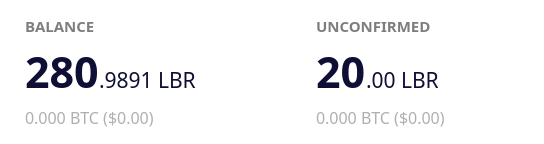
           <widget class="QFrame" name="balance_frame">
            <property name="enabled">
             <bool>true</bool>
            </property>
            <property name="palette">
             <palette>
              <active>
               <colorrole role="Button">
                <brush brushstyle="SolidPattern">
                 <color alpha="255">
                  <red>255</red>
                  <green>255</green>
                  <blue>255</blue>
                 </color>
                </brush>
               </colorrole>
               <colorrole role="Base">
                <brush brushstyle="SolidPattern">
                 <color alpha="255">
                  <red>255</red>
                  <green>255</green>
                  <blue>255</blue>
                 </color>
                </brush>
               </colorrole>
               <colorrole role="Window">
                <brush brushstyle="SolidPattern">
                 <color alpha="255">
                  <red>255</red>
                  <green>255</green>
                  <blue>255</blue>
                 </color>
                </brush>
               </colorrole>
              </active>
              <inactive>
               <colorrole role="Button">
                <brush brushstyle="SolidPattern">
                 <color alpha="255">
                  <red>255</red>
                  <green>255</green>
                  <blue>255</blue>
                 </color>
                </brush>
               </colorrole>
               <colorrole role="Base">
                <brush brushstyle="SolidPattern">
                 <color alpha="255">
                  <red>255</red>
                  <green>255</green>
                  <blue>255</blue>
                 </color>
                </brush>
               </colorrole>
               <colorrole role="Window">
                <brush brushstyle="SolidPattern">
                 <color alpha="255">
                  <red>255</red>
                  <green>255</green>
                  <blue>255</blue>
                 </color>
                </brush>
               </colorrole>
              </inactive>
              <disabled>
               <colorrole role="Button">
                <brush brushstyle="SolidPattern">
                 <color alpha="255">
                  <red>255</red>
                  <green>255</green>
                  <blue>255</blue>
                 </color>
                </brush>
               </colorrole>
               <colorrole role="Base">
                <brush brushstyle="SolidPattern">
                 <color alpha="255">
                  <red>255</red>
                  <green>255</green>
                  <blue>255</blue>
                 </color>
                </brush>
               </colorrole>
               <colorrole role="Window">
                <brush brushstyle="SolidPattern">
                 <color alpha="255">
                  <red>255</red>
                  <green>255</green>
                  <blue>255</blue>
                 </color>
                </brush>
               </colorrole>
              </disabled>
             </palette>
            </property>
            <property name="contextMenuPolicy">
             <enum>Qt::DefaultContextMenu</enum>
            </property>
            <property name="styleSheet">
             <string notr="true">background-color: rgb(255, 255, 255);
border:0;</string>
            </property>
            <property name="frameShape">
             <enum>QFrame::StyledPanel</enum>
            </property>
            <property name="frameShadow">
             <enum>QFrame::Plain</enum>
            </property>
            <property name="lineWidth">
             <number>1</number>
            </property>
            <layout class="QGridLayout" name="gridLayout">
             <property name="sizeConstraint">
              <enum>QLayout::SetDefaultConstraint</enum>
             </property>
             <property name="leftMargin">
              <number>25</number>
             </property>
             <property name="topMargin">
              <number>15</number>
             </property>
             <property name="rightMargin">
              <number>25</number>
             </property>
             <property name="bottomMargin">
              <number>15</number>
             </property>
             <property name="horizontalSpacing">
              <number>80</number>
             </property>
             <property name="verticalSpacing">
              <number>5</number>
             </property>
             <item row="1" column="0">
              <layout class="QHBoxLayout" name="horizontalLayout_7">
               <property name="spacing">
                <number>0</number>
               </property>
               <property name="topMargin">
                <number>0</number>
               </property>
               <item>
                <widget class="QLabel" name="labelBalance">
                 <property name="sizePolicy">
                  <sizepolicy hsizetype="Preferred" vsizetype="Preferred">
                   <horstretch>0</horstretch>
                   <verstretch>0</verstretch>
                  </sizepolicy>
                 </property>
                 <property name="font">
                  <font>
                   <family>LibercoinBold</family>
                   <pointsize>32</pointsize>
                   <weight>75</weight>
                   <italic>false</italic>
                   <bold>true</bold>
                  </font>
                 </property>
                 <property name="cursor">
                  <cursorShape>IBeamCursor</cursorShape>
                 </property>
                 <property name="toolTip">
                  <string>Your current balance</string>
                 </property>
                 <property name="styleSheet">
                  <string notr="true">color: rgb(15, 15, 54);</string>
                 </property>
                 <property name="text">
                  <string notr="true">280</string>
                 </property>
                 <property name="alignment">
                  <set>Qt::AlignBottom|Qt::AlignLeading|Qt::AlignLeft</set>
                 </property>
                 <property name="indent">
                  <number>0</number>
                 </property>
                 <property name="textInteractionFlags">
                  <set>Qt::NoTextInteraction</set>
                 </property>
                </widget>
               </item>
               <item>
                <widget class="QLabel" name="labelBalanceDecimal">
                 <property name="font">
                  <font>
                   <family>LibercoinRegular</family>
                   <pointsize>16</pointsize>
                  </font>
                 </property>
                 <property name="styleSheet">
                  <string notr="true">color: rgb(15, 15, 54);
padding-bottom:6;</string>
                 </property>
                 <property name="text">
                  <string>.9891 LBR</string>
                 </property>
                 <property name="alignment">
                  <set>Qt::AlignBottom|Qt::AlignLeading|Qt::AlignLeft</set>
                 </property>
                 <property name="indent">
                  <number>0</number>
                 </property>
                </widget>
               </item>
               <item>
                <spacer name="horizontalSpacer_6">
                 <property name="orientation">
                  <enum>Qt::Horizontal</enum>
                 </property>
                 <property name="sizeHint" stdset="0">
                  <size>
                   <width>40</width>
                   <height>20</height>
                  </size>
                 </property>
                </spacer>
               </item>
              </layout>
             </item>
             <item row="0" column="0">
              <widget class="QLabel" name="label">
               <property name="enabled">
                <bool>false</bool>
               </property>
               <property name="sizePolicy">
                <sizepolicy hsizetype="Preferred" vsizetype="Preferred">
                 <horstretch>0</horstretch>
                 <verstretch>0</verstretch>
                </sizepolicy>
               </property>
               <property name="font">
                <font>
                 <family>LibercoinBold</family>
                 <pointsize>11</pointsize>
                 <weight>75</weight>
                 <bold>true</bold>
                </font>
               </property>
               <property name="styleSheet">
                <string notr="true">color: rgb(126, 126, 126);</string>
               </property>
               <property name="text">
                <string>BALANCE</string>
               </property>
               <property name="textInteractionFlags">
                <set>Qt::NoTextInteraction</set>
               </property>
              </widget>
             </item>
             <item row="0" column="1">
              <widget class="QLabel" name="label_3">
               <property name="enabled">
                <bool>false</bool>
               </property>
               <property name="sizePolicy">
                <sizepolicy hsizetype="Preferred" vsizetype="Preferred">
                 <horstretch>0</horstretch>
                 <verstretch>0</verstretch>
                </sizepolicy>
               </property>
               <property name="font">
                <font>
                 <family>LibercoinBold</family>
                 <pointsize>11</pointsize>
                 <weight>75</weight>
                 <bold>true</bold>
                </font>
               </property>
               <property name="layoutDirection">
                <enum>Qt::LeftToRight</enum>
               </property>
               <property name="autoFillBackground">
                <bool>false</bool>
               </property>
               <property name="styleSheet">
                <string notr="true">color: rgb(126, 126, 126);</string>
               </property>
               <property name="text">
                <string>UNCONFIRMED</string>
               </property>
               <property name="alignment">
                <set>Qt::AlignLeading|Qt::AlignLeft|Qt::AlignVCenter</set>
               </property>
               <property name="indent">
                <number>-1</number>
               </property>
               <property name="textInteractionFlags">
                <set>Qt::NoTextInteraction</set>
               </property>
              </widget>
             </item>
             <item row="3" column="1">
              <widget class="QLabel" name="labelUnconfirmedUSD">
               <property name="enabled">
                <bool>false</bool>
               </property>
               <property name="font">
                <font>
                 <family>LibercoinLight</family>
                 <pointsize>12</pointsize>
                 <weight>50</weight>
                 <bold>false</bold>
                </font>
               </property>
               <property name="styleSheet">
                <string notr="true">color: rgb(175, 175, 175);
</string>
               </property>
               <property name="text">
                <string>0.000 BTC ($0.00)</string>
               </property>
               <property name="textInteractionFlags">
                <set>Qt::NoTextInteraction</set>
               </property>
              </widget>
             </item>
             <item row="3" column="0">
              <widget class="QLabel" name="labelBalanceUSD">
               <property name="palette">
                <palette>
                 <active>
                  <colorrole role="WindowText">
                   <brush brushstyle="SolidPattern">
                    <color alpha="255">
                     <red>175</red>
                     <green>175</green>
                     <blue>175</blue>
                    </color>
                   </brush>
                  </colorrole>
                  <colorrole role="Button">
                   <brush brushstyle="SolidPattern">
                    <color alpha="255">
                     <red>255</red>
                     <green>255</green>
                     <blue>255</blue>
                    </color>
                   </brush>
                  </colorrole>
                  <colorrole role="Text">
                   <brush brushstyle="SolidPattern">
                    <color alpha="255">
                     <red>175</red>
                     <green>175</green>
                     <blue>175</blue>
                    </color>
                   </brush>
                  </colorrole>
                  <colorrole role="ButtonText">
                   <brush brushstyle="SolidPattern">
                    <color alpha="255">
                     <red>175</red>
                     <green>175</green>
                     <blue>175</blue>
                    </color>
                   </brush>
                  </colorrole>
                  <colorrole role="Base">
                   <brush brushstyle="SolidPattern">
                    <color alpha="255">
                     <red>255</red>
                     <green>255</green>
                     <blue>255</blue>
                    </color>
                   </brush>
                  </colorrole>
                  <colorrole role="Window">
                   <brush brushstyle="SolidPattern">
                    <color alpha="255">
                     <red>255</red>
                     <green>255</green>
                     <blue>255</blue>
                    </color>
                   </brush>
                  </colorrole>
                 </active>
                 <inactive>
                  <colorrole role="WindowText">
                   <brush brushstyle="SolidPattern">
                    <color alpha="255">
                     <red>175</red>
                     <green>175</green>
                     <blue>175</blue>
                    </color>
                   </brush>
                  </colorrole>
                  <colorrole role="Button">
                   <brush brushstyle="SolidPattern">
                    <color alpha="255">
                     <red>255</red>
                     <green>255</green>
                     <blue>255</blue>
                    </color>
                   </brush>
                  </colorrole>
                  <colorrole role="Text">
                   <brush brushstyle="SolidPattern">
                    <color alpha="255">
                     <red>175</red>
                     <green>175</green>
                     <blue>175</blue>
                    </color>
                   </brush>
                  </colorrole>
                  <colorrole role="ButtonText">
                   <brush brushstyle="SolidPattern">
                    <color alpha="255">
                     <red>175</red>
                     <green>175</green>
                     <blue>175</blue>
                    </color>
                   </brush>
                  </colorrole>
                  <colorrole role="Base">
                   <brush brushstyle="SolidPattern">
                    <color alpha="255">
                     <red>255</red>
                     <green>255</green>
                     <blue>255</blue>
                    </color>
                   </brush>
                  </colorrole>
                  <colorrole role="Window">
                   <brush brushstyle="SolidPattern">
                    <color alpha="255">
                     <red>255</red>
                     <green>255</green>
                     <blue>255</blue>
                    </color>
                   </brush>
                  </colorrole>
                 </inactive>
                 <disabled>
                  <colorrole role="WindowText">
                   <brush brushstyle="SolidPattern">
                    <color alpha="255">
                     <red>175</red>
                     <green>175</green>
                     <blue>175</blue>
                    </color>
                   </brush>
                  </colorrole>
                  <colorrole role="Button">
                   <brush brushstyle="SolidPattern">
                    <color alpha="255">
                     <red>255</red>
                     <green>255</green>
                     <blue>255</blue>
                    </color>
                   </brush>
                  </colorrole>
                  <colorrole role="Text">
                   <brush brushstyle="SolidPattern">
                    <color alpha="255">
                     <red>175</red>
                     <green>175</green>
                     <blue>175</blue>
                    </color>
                   </brush>
                  </colorrole>
                  <colorrole role="ButtonText">
                   <brush brushstyle="SolidPattern">
                    <color alpha="255">
                     <red>175</red>
                     <green>175</green>
                     <blue>175</blue>
                    </color>
                   </brush>
                  </colorrole>
                  <colorrole role="Base">
                   <brush brushstyle="SolidPattern">
                    <color alpha="255">
                     <red>255</red>
                     <green>255</green>
                     <blue>255</blue>
                    </color>
                   </brush>
                  </colorrole>
                  <colorrole role="Window">
                   <brush brushstyle="SolidPattern">
                    <color alpha="255">
                     <red>255</red>
                     <green>255</green>
                     <blue>255</blue>
                    </color>
                   </brush>
                  </colorrole>
                 </disabled>
                </palette>
               </property>
               <property name="font">
                <font>
                 <family>LibercoinLight</family>
                 <pointsize>12</pointsize>
                 <weight>50</weight>
                 <bold>false</bold>
                </font>
               </property>
               <property name="styleSheet">
                <string notr="true">color: rgb(175, 175, 175);
</string>
               </property>
               <property name="text">
                <string>0.000 BTC ($0.00)</string>
               </property>
               <property name="textInteractionFlags">
                <set>Qt::NoTextInteraction</set>
               </property>
              </widget>
             </item>
             <item row="1" column="1">
              <layout class="QHBoxLayout" name="horizontalLayout_9">
               <property name="spacing">
                <number>0</number>
               </property>
               <item>
                <widget class="QLabel" name="labelUnconfirmed">
                 <property name="enabled">
                  <bool>false</bool>
                 </property>
                 <property name="sizePolicy">
                  <sizepolicy hsizetype="Preferred" vsizetype="Preferred">
                   <horstretch>0</horstretch>
                   <verstretch>0</verstretch>
                  </sizepolicy>
                 </property>
                 <property name="font">
                  <font>
                   <family>LibercoinBold</family>
                   <pointsize>32</pointsize>
                   <weight>75</weight>
                   <italic>false</italic>
                   <bold>true</bold>
                  </font>
                 </property>
                 <property name="cursor">
                  <cursorShape>IBeamCursor</cursorShape>
                 </property>
                 <property name="toolTip">
                  <string>Total of transactions that have yet to be confirmed, and do not yet count toward the current balance</string>
                 </property>
                 <property name="layoutDirection">
                  <enum>Qt::LeftToRight</enum>
                 </property>
                 <property name="styleSheet">
                  <string notr="true">color: rgb(15, 15, 54);</string>
                 </property>
                 <property name="text">
                  <string notr="true">20</string>
                 </property>
                 <property name="alignment">
                  <set>Qt::AlignLeading|Qt::AlignLeft|Qt::AlignVCenter</set>
                 </property>
                 <property name="textInteractionFlags">
                  <set>Qt::NoTextInteraction</set>
                 </property>
                </widget>
               </item>
               <item>
                <widget class="QLabel" name="labelUnconfirmedDecimal">
                 <property name="font">
                  <font>
                   <family>LibercoinRegular</family>
                   <pointsize>16</pointsize>
                  </font>
                 </property>
                 <property name="styleSheet">
                  <string notr="true">color: rgb(15, 15, 54);
padding-bottom:6;</string>
                 </property>
                 <property name="text">
                  <string>.00 LBR</string>
                 </property>
                 <property name="alignment">
                  <set>Qt::AlignBottom|Qt::AlignLeading|Qt::AlignLeft</set>
                 </property>
                 <property name="indent">
                  <number>0</number>
                 </property>
                </widget>
               </item>
               <item>
                <spacer name="horizontalSpacer_5">
                 <property name="orientation">
                  <enum>Qt::Horizontal</enum>
                 </property>
                 <property name="sizeHint" stdset="0">
                  <size>
                   <width>40</width>
                   <height>20</height>
                  </size>
                 </property>
                </spacer>
               </item>
              </layout>
             </item>
             <item row="3" column="2">
              <spacer name="horizontalSpacer_3">
               <property name="orientation">
                <enum>Qt::Horizontal</enum>
               </property>
               <property name="sizeHint" stdset="0">
                <size>
                 <width>40</width>
                 <height>20</height>
                </size>
               </property>
              </spacer>
             </item>
            </layout>
           </widget>
